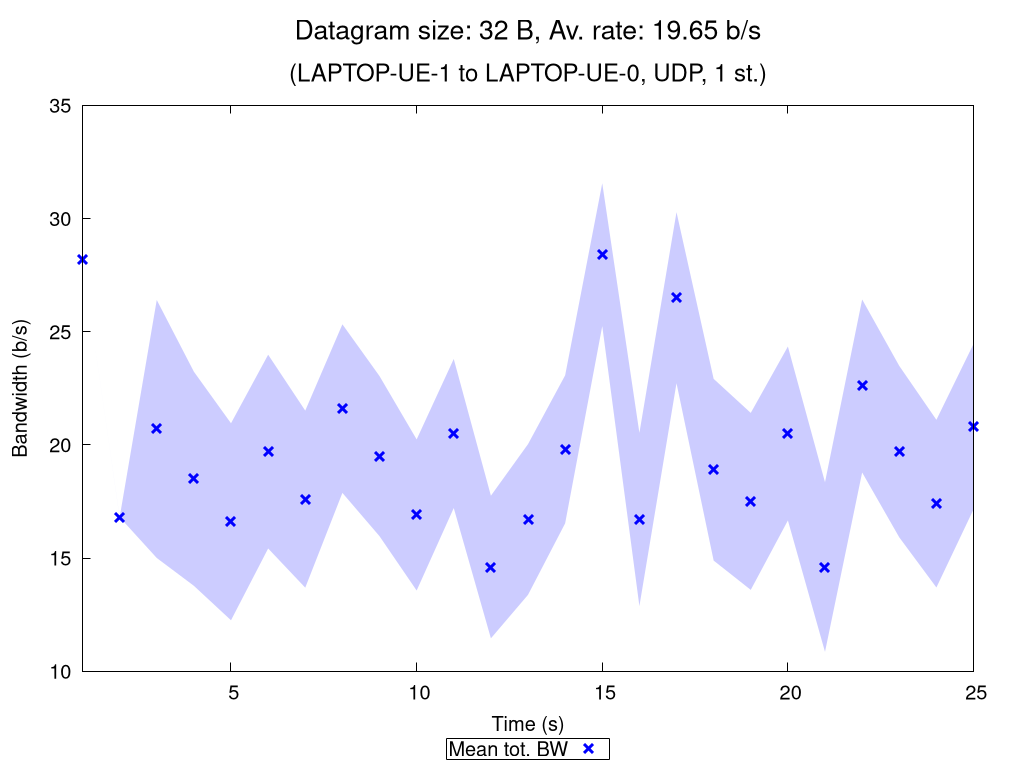

Here is the gnuplot script that generated this plot:
set terminal pngcairo nocrop enhanced size 1024,768 font "Verdana,15"
set output "UDP_1_st_2020_10_13_13-51-20_two2one_00032B.png"

set title "{/=20 Datagram size: 32 B, Av. rate: 19.65 b/s}\n\n{/=18 (LAPTOP-UE-1 to LAPTOP-UE-0, UDP, 1 st.)}"

set xlabel "Time (s)"
set ylabel "Bandwidth (b/s)"
set ytics nomirror
set key bmargin center horizontal box samplen 1 width -1
set bmargin 4.6
set rmargin 4.5

rf = 1.0  # rate factor
set style fill transparent solid 0.2 noborder
set autoscale xfix
plot "UDP_1_st_2020_10_13_13-51-20_two2one_00032B_iperf_processed.dat" using 1:($2/rf-$3/rf):($2/rf+$3/rf) with filledcurves lc rgb "blue" notitle, \
     "" using 1:($2/rf) with points pt 2 ps 1.5 lw 3 lc rgb "blue" title "Mean tot. BW", \
